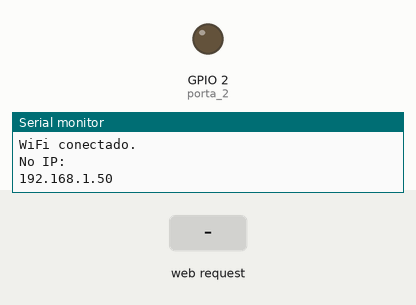
The sketch below on a simulated ESP32. Shown: output pins drawn as LEDs (lit = HIGH), the last lines printed to the serial monitor. The inputs (shaded band) are chosen by the test bench. WiFi joins after 1.5 s; servers stay silent unless stated.

Above: at 2.7 s.
2.8 s: HTTP request GET /LED/on received
At 3.6 s:
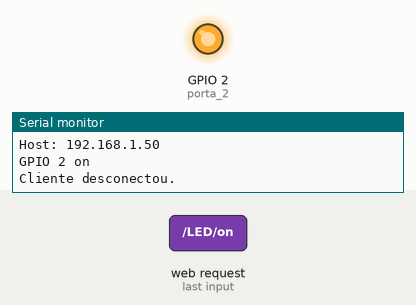
4.3 s: HTTP request GET /LED/off received
At 4.8 s:
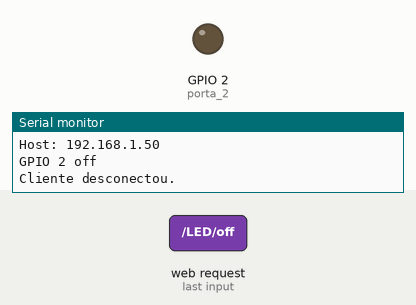
Timing chart, 0 to 7.3 s (numbered marks = the images above; inputs shaded):
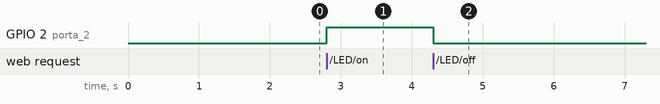

The sketch:

IoT-webserver.ino
```cpp
#include <WiFi.h>

const char* ssid = "xxxx";
const char* password = "xxxx";
WiFiServer server(80);
String recebe_dados;
String estado_do_pino_2 = "off";
const int porta_2 = 2;

void setup() {
  Serial.begin(115200);
  pinMode(porta_2, OUTPUT);
  digitalWrite(porta_2, LOW);
  Serial.print("Conectando em: ");
  Serial.println(ssid);
  WiFi.begin(ssid, password);
  while (WiFi.status() != WL_CONNECTED) {
    delay(500);
    Serial.println("tentativa...");
  }
  // Print local IP address and start web server
  Serial.println("");
  Serial.println("WiFi conectado.");
  Serial.println("No IP: ");
  Serial.println(WiFi.localIP());
  server.begin();
}
void loop() {
  WiFiClient client = server.available();
    if (client) {
      Serial.println("Novo cliente conectou no ESP.");
      String linha_atual = "";
      while (client.connected()) {
        if (client.available()) {
          char c = client.read();
          Serial.write(c);
          recebe_dados += c;
          if (c == '\n') {
            if (linha_atual.length() == 0) {
              client.println("HTTP/1.1 200 OK");
              client.println("Content-type:text/html");
              client.println("Connection: close");
              client.println();
              if (recebe_dados.indexOf("GET /LED/on") >= 0) {
                Serial.println("GPIO 2 on");
                estado_do_pino_2 = "on";
                digitalWrite(porta_2, HIGH);
              }
              else if (recebe_dados.indexOf("GET /LED/off") >= 0) {
                Serial.println("GPIO 2 off");
                estado_do_pino_2 = "off";
                digitalWrite(porta_2, LOW);
              }
              client.println("<!DOCTYPE html><html>");
              client.println("<head><title>Curso ESP32 IoT</title><meta name=\"viewport\" content=\"width=device-width, initial-scale=1\"><meta charset=\"utf-8\" />");
              client.println("<link rel=\"icon\" href=\"data:,\">");
              client.println("<style>html { font-family: Helvetica; display: inline-block; margin: 0px auto; text-align: center;}");
              client.println(".button { background-color: #4CAF50; border: none; color: white; padding: 16px 40px;box-shadow:5px 5px 7px;");
              client.println("text-decoration: none; font-size: 30px; margin: 2px; cursor: pointer;}");
              client.println(".button2 {background-color: #555555;box-shadow:7px 7px 8px #ffd800;}</style></head>");
              client.println("<body><h1>Curso de ESP32 com IoT</h1><br><h2>  Centro Paula Souza</h2><br>");
              client.println("<p>LED na Porta D2 - Status: " + estado_do_pino_2 + "</p>");
              if (estado_do_pino_2 == "off") {
                client.println("<p><a href=\"/LED/on\"><button class=\"button\">ON</button></a></p>");
              }
              else {
                client.println("<p><a href=\"/LED/off\"><button class=\"button button2\">OFF</button></a></p>");
              }
              client.println("<span style=\"font-size:12px;color:#121ab2;margin-top:30%;\">By Prof. Jean</span></body></html>");
              client.println();
              break;
            }
            else {
              linha_atual = "";
            }
          }
          else if (c != '\r') {
            linha_atual += c;
          }
        }
      }
      recebe_dados = "";
      client.stop();
      Serial.println("Cliente desconectou.");
      Serial.println("");
    }
}
```

Measured:
- after the input at 2.8 s, GPIO 2 (porta_2): LOW → HIGH at once
- after the input at 4.3 s, GPIO 2 (porta_2): HIGH → LOW at once
